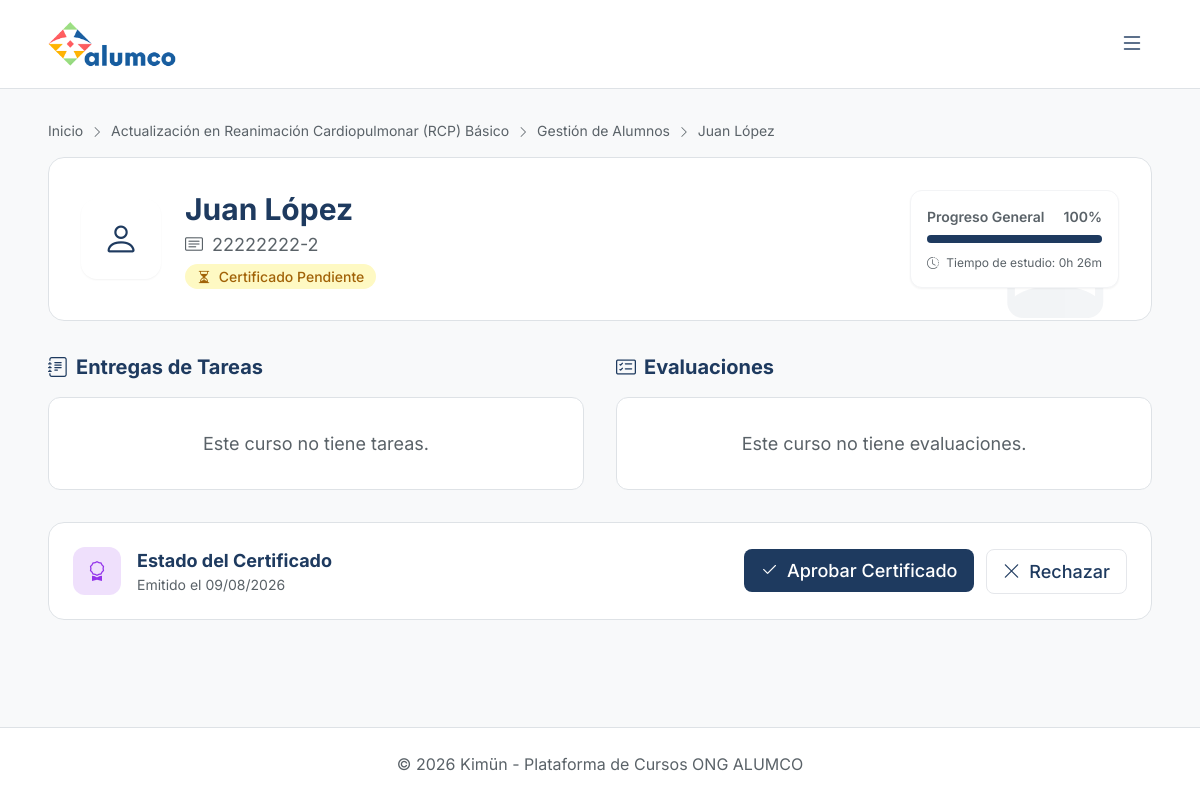
The app's page /cursos/9/alumnos/2/ (signed in) with its own data.
### cursos/models.py (models this page shows, shortened)
class Curso(models.Model):
    ESTADO_CHOICES = [
        ('borrador', 'Borrador'),
        ('publicado', 'Publicado'),
    ]
    titulo = models.CharField(max_length=200)
    descripcion = models.TextField()
    categoria = models.ForeignKey(
        Categoria,
        on_delete=models.SET_NULL,
        null=True,
        blank=True,
        related_name='cursos'
    )
    docente_creador = models.ForeignKey(
        settings.AUTH_USER_MODEL,
        on_delete=models.CASCADE,
        related_name='cursos_creados'
    )
    estado = models.CharField(max_length=20, choices=ESTADO_CHOICES, default='borrador')
    fecha_creacion = models.DateTimeField(auto_now_add=True)
    horas_exigidas = models.PositiveIntegerField(default=0, help_text='Horas totales exigidas para completar el curso')
    horas_por_semana = models.PositiveIntegerField(default=0, help_text='Horas de dedicación semanal esperada')
    exige_tiempo_minimo = models.BooleanField(default=False, help_text='Evita que el alumno complete el curso en menos tiempo del exigido')
    duracion_minutos = models.PositiveIntegerField(default=0, help_text='Duración estimada en minutos')
    class Meta:
        verbose_name = 'Curso'
        verbose_name_plural = 'Cursos'

### usuarios/models.py (models this page shows, shortened)
class Usuario(AbstractUser):
    ROL_CHOICES = [
        ('admin', 'Administrador'),
        ('docente', 'Docente'),
        ('colaborador', 'Colaborador'),
    ]
    rut = models.CharField(max_length=12, unique=True, verbose_name='RUT')
    rol = models.CharField(max_length=20, choices=ROL_CHOICES, default='colaborador')
    cargo = models.ForeignKey(
        AreaCargo,
        on_delete=models.SET_NULL,
        null=True,
        blank=True,
        related_name='usuarios'
    )
    fecha_ingreso = models.DateField(null=True, blank=True, verbose_name='Fecha de Ingreso')
    telefono = models.CharField(max_length=20, null=True, blank=True, verbose_name='Teléfono')
    especialidades_externas = models.TextField(
        null=True,
        blank=True,
        help_text='Especialidades, conocimientos o habilidades adquiridas fuera de Kimün.',
        verbose_name='Especialidades Externas'
    )
    limite_pacientes_personalizado = models.IntegerField(
        null=True,
        blank=True,
        help_text='Si se define, sobreescribe el límite del cargo del usuario.'
    )
    class Meta:
        verbose_name = 'Usuario'
        verbose_name_plural = 'Usuarios'

### certificados/models.py (models this page shows, shortened)
class Certificado(models.Model):
    ESTADO_CHOICES = [
        ('pendiente', 'Pendiente'),
        ('aprobado', 'Aprobado'),
        ('rechazado', 'Rechazado'),
    ]
    usuario = models.ForeignKey(
        settings.AUTH_USER_MODEL,
        on_delete=models.CASCADE,
        related_name='certificados'
    )
    curso = models.ForeignKey('cursos.Curso', on_delete=models.CASCADE, related_name='certificados')
    codigo_verificacion = models.UUIDField(default=uuid.uuid4, unique=True, editable=False)
    fecha_emision = models.DateTimeField(auto_now_add=True)
    archivo_pdf = models.FileField(upload_to='certificados/', null=True, blank=True)
    estado = models.CharField(
        max_length=20,
        choices=ESTADO_CHOICES,
        default='pendiente'
    )
    fecha_aprobacion = models.DateTimeField(null=True, blank=True)
    aprobado_por = models.ForeignKey(
        settings.AUTH_USER_MODEL,
        on_delete=models.SET_NULL,
        null=True,
        blank=True,
        related_name='certificados_aprobados'
    )
    class Meta:
        verbose_name = 'Certificado'
        verbose_name_plural = 'Certificados'

### cursos/views.py (the view, shortened to what this page needs)
# urls.py: path('<int:curso_pk>/alumnos/<int:usuario_pk>/', views.curso_alumno_detail, name='curso_alumno_detail'),
@login_required
@course_owner_or_admin
def curso_alumno_detail(request, curso_pk, usuario_pk):
    curso = get_object_or_404(Curso, pk=curso_pk)
    from usuarios.models import Usuario
    alumno = get_object_or_404(Usuario, pk=usuario_pk)
    inscripcion = get_object_or_404(InscripcionCurso, curso=curso, usuario=alumno)
    from certificados.models import Certificado
    from cursos.utils import is_item_completado, get_tiempo_invertido_minutos
    total_items = curso.clases.count() + curso.evaluaciones.count()
    items_completados = 0
    if total_items > 0:
        for clase in curso.clases.all():
            if is_item_completado(alumno, clase):
                items_completados += 1
        for eval in curso.evaluaciones.all():
            if is_item_completado(alumno, eval):
                items_completados += 1
        progreso = int((items_completados / total_items) * 100)
    else:
        progreso = 0
    tiempo_invertido_minutos = get_tiempo_invertido_minutos(alumno, curso)
    tiempo_invertido = None
    if tiempo_invertido_minutos > 0:
        horas = tiempo_invertido_minutos // 60
        minutos = tiempo_invertido_minutos % 60
        tiempo_invertido = f"{horas}h {minutos}m"
    from evaluaciones.models import IntentoEvaluacion
    evaluaciones = curso.evaluaciones.all()
    eval_datos = []
    from tareas.models import EntregaTarea
    tareas = curso.tareas.all()
    tareas_datos = []
    for tarea in tareas:
        entrega = EntregaTarea.objects.filter(tarea=tarea, estudiante=alumno).first()
        tareas_datos.append({
            'tarea': tarea,
            'entrega': entrega
        })
    certificado = Certificado.objects.filter(usuario=alumno, curso=curso).first()
    context = {
        'curso': curso,
        'alumno': alumno,
        'inscripcion': inscripcion,
        'progreso': progreso,
        'tiempo_invertido': tiempo_invertido,
        'eval_datos': eval_datos,
        'tareas_datos': tareas_datos,
        'certificado': certificado,
    }
    return render(request, 'cursos/curso_alumno_detail.html', context)

### templates/cursos/curso_alumno_detail.html (shortened to what this page needs)
{% extends 'base.html' %}
{% load static %}
{% block breadcrumbs %}
<nav class="text-sm mb-4" style="color: var(--color-text-secondary);">
    <a href="{% url 'inicio' %}">Inicio</a>
    <i class="bi bi-chevron-right text-xs mx-1"></i>
    <a href="{% url 'cursos:curso_detail' curso.pk %}">{{ curso.titulo }}</a>
    <i class="bi bi-chevron-right text-xs mx-1"></i>
    <a href="{% url 'cursos:curso_gestion' curso.pk %}">Gestión de Alumnos</a>
    <i class="bi bi-chevron-right text-xs mx-1"></i>
    <span>{{ alumno.get_full_name|default:alumno.username }}</span>
</nav>
{% endblock %}
{% block content %}
<div class="fade-in">
    <div class="hybrid-card rounded-2xl p-8 mb-8 relative overflow-hidden">
        <div class="absolute top-0 right-0 p-8 opacity-5 text-9xl">
        </div>
        <div class="relative z-10 flex flex-col md:flex-row justify-between items-start md:items-center gap-6">
            <div class="flex items-center gap-6">
                <div class="w-20 h-20 rounded-2xl flex items-center justify-center text-4xl shadow-sm" style="background-color: var(--color-primary-bg); color: var(--color-primary);">
                    <i class="bi bi-person"></i>
                </div>
                <div>
                    <h1 class="text-3xl font-bold">{{ alumno.get_full_name|default:alumno.username }}</h1>
                    <p class="text-lg mt-1" style="color: var(--color-text-secondary);">
                        <i class="bi bi-card-text me-1"></i> {{ alumno.rut }}
                    </p>
                    <div class="mt-2 text-sm font-medium">
                        {% if certificado and certificado.estado == 'aprobado' %}
                        <span class="px-3 py-1 rounded-full" style="background-color: var(--color-success-bg); color: var(--color-success);">
                            <i class="bi bi-check-circle me-1"></i> Curso Completado
                        </span>
                        {% elif certificado and certificado.estado == 'pendiente' %}
                        <span class="px-3 py-1 rounded-full bg-yellow-100 text-yellow-700 dark:bg-yellow-900 dark:text-yellow-400">
                            <i class="bi bi-hourglass-split me-1"></i> Certificado Pendiente
                        </span>
                        {% else %}
                        <span class="px-3 py-1 rounded-full bg-blue-100 text-blue-700 dark:bg-blue-900 dark:text-blue-400">
                            <i class="bi bi-play-circle me-1"></i> En Progreso
                        </span>
                        {% endif %}
                    </div>
                </div>
            </div>
            <div class="flex flex-col gap-4 min-w-[200px]">
                <div class="bg-white dark:bg-slate-800 rounded-xl p-4 shadow-sm border border-gray-100 dark:border-gray-700">
                    <div class="flex justify-between text-sm font-semibold mb-2" style="color: var(--color-text-secondary);">
                        <span>Progreso General</span>
                        <span>{{ progreso }}%</span>
                    </div>
                    <div class="w-full bg-gray-200 rounded-full h-2 dark:bg-gray-700">
                        <div class="h-2 rounded-full" style="background-color: var(--color-primary); width: {{ progreso }}%"></div>
                    </div>
                    <div class="mt-3 text-xs text-center" style="color: var(--color-text-secondary);">
                        <i class="bi bi-clock-history me-1"></i> Tiempo de estudio: {{ tiempo_invertido|default:"0h 0m" }}
                    </div>
                </div>
            </div>
        </div>
    </div>
    <div class="grid md:grid-cols-2 gap-8">
        <div>
            <h2 class="text-xl font-bold mb-4 flex items-center gap-2">
                <i class="bi bi-journal-text" style="color: var(--color-primary);"></i> Entregas de Tareas
            </h2>
            <div class="space-y-4">
                {% for item in tareas_datos %}
                <div class="hybrid-card rounded-xl p-5 border-l-4" style="border-left-color: {% if item.entrega %}var(--color-success){% else %}var(--color-warning){% endif %};">
                    <div class="flex justify-between items-start">
                        <div>
                            <h3 class="font-semibold">{{ item.tarea.titulo }}</h3>
                            <p class="text-xs mt-1" style="color: var(--color-text-secondary);">
                                Máx. Puntaje: {{ item.tarea.puntaje_maximo }}
                            </p>
                        </div>
                        {% if item.entrega %}
                            {% if item.entrega.estado == 'calificado' %}
                                <span class="px-2 py-1 rounded text-xs font-semibold" style="background-color: var(--color-success-bg); color: var(--color-success);">
                                    Nota: {{ item.entrega.puntaje_obtenido }}
                                </span>
                            {% else %}
                                <a href="{% url 'tareas:entrega_grade' item.entrega.pk %}" class="btn-outline px-3 py-1 rounded text-xs font-semibold border transition-colors hover:bg-gray-50 dark:hover:bg-slate-700">
                                    <i class="bi bi-pencil-square me-1"></i> Calificar
                                </a>
                            {% endif %}
                        {% else %}
                            <span class="px-2 py-1 rounded text-xs font-semibold" style="background-color: var(--color-warning-bg); color: var(--color-warning);">
                                Sin Entregar
                            </span>
                        {% endif %}
                    </div>
                </div>
                {% empty %}
                <div class="text-center py-8 hybrid-card rounded-xl">
                    <p style="color: var(--color-text-secondary);">Este curso no tiene tareas.</p>
                </div>
                {% endfor %}
            </div>
        </div>
        <div>
            <h2 class="text-xl font-bold mb-4 flex items-center gap-2">
                <i class="bi bi-card-checklist" style="color: var(--color-primary);"></i> Evaluaciones
            </h2>
            <div class="space-y-4">
                {% for item in eval_datos %}
                <div class="hybrid-card rounded-xl p-5 border-l-4" style="border-left-color: {% if item.mejor_intento and item.mejor_intento.aprobado %}var(--color-success){% elif item.mejor_intento %}var(--color-danger){% else %}var(--color-border){% endif %};">
                    <div class="flex justify-between items-center">
                        <div>
                            <h3 class="font-semibold">{{ item.evaluacion.titulo }}</h3>
                            <p class="text-xs mt-1" style="color: var(--color-text-secondary);">
                                Mín. Aprobación: {{ item.evaluacion.porcentaje_aprobacion }}%
                            </p>
                        </div>
                        <div class="text-right">
                            {% if item.mejor_intento %}
                                <div class="font-bold text-lg" style="color: {% if item.mejor_intento.aprobado %}var(--color-success){% else %}var(--color-danger){% endif %};">
                                    {{ item.mejor_intento.puntaje_obtenido }}%
                                </div>
                                <p class="text-xs" style="color: var(--color-text-secondary);">Mejor de {{ item.intentos }} intentos</p>
                            {% else %}
                                <span class="text-xs font-semibold px-2 py-1 rounded" style="background-color: var(--color-bg); color: var(--color-text-secondary);">
                                    Sin Intentos
                                </span>
                            {% endif %}
                        </div>
                    </div>
                </div>
                {% empty %}
                <div class="text-center py-8 hybrid-card rounded-xl">
                    <p style="color: var(--color-text-secondary);">Este curso no tiene evaluaciones.</p>
                </div>
                {% endfor %}
            </div>
        </div>
    </div>
    {% if certificado %}
    <div class="mt-8 hybrid-card rounded-2xl p-6 flex items-center justify-between">
        <div class="flex items-center gap-4">
            <div class="w-12 h-12 rounded-xl flex items-center justify-center text-xl" style="background-color: var(--color-purple-bg); color: var(--color-purple);">
                <i class="bi bi-award"></i>
            </div>
            <div>
                <h3 class="font-bold text-lg">Estado del Certificado</h3>
                <p class="text-sm" style="color: var(--color-text-secondary);">
                    Emitido el {{ certificado.fecha_emision|date:"d/m/Y" }}
                </p>
            </div>
        </div>
        <div class="flex gap-3">
            {% if certificado.estado == 'pendiente' %}
                <form method="post" action="{% url 'certificados:aprobar_certificado' pk=certificado.pk %}?next={{ request.path }}">
                    <button type="submit" class="px-4 py-2 rounded-lg font-medium text-white transition-colors" style="background-color: var(--color-primary);">
                        <i class="bi bi-check2 me-1"></i> Aprobar Certificado
                    </button>
                </form>
                <form method="post" action="{% url 'certificados:rechazar_certificado' pk=certificado.pk %}?next={{ request.path }}">
                    <button type="submit" class="px-4 py-2 rounded-lg font-medium border hover:bg-gray-50 dark:hover:bg-slate-700 transition-colors">
                        <i class="bi bi-x-lg me-1"></i> Rechazar
                    </button>
                </form>
            {% else %}
                <a href="{% url 'certificados:descargar_certificado' pk=certificado.pk %}" class="btn-outline px-4 py-2 rounded-lg font-medium border hover:bg-gray-50 dark:hover:bg-slate-700 transition-colors">
                    <i class="bi bi-download me-1"></i> Descargar PDF
                </a>
            {% endif %}
        </div>
    </div>
    {% endif %}
</div>
{% endblock %}

### records on screen
Curso: titulo "Actualización en Reanimación Cardiopulmonar (RCP) Básico"
Usuario: get_full_name "Juan López", rut "22222222-2"
Certificado: fecha_emision "09/08/2026"

### other values on screen
{{ progreso }} "100"
{{ tiempo_invertido|default:"0h 0m" }} "0h 26m"
